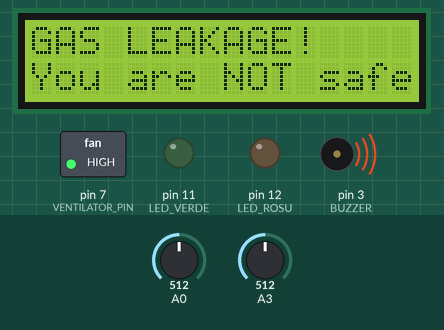
A sketch run on a simulated Arduino Uno, built with avr-gcc and run on an emulated ATmega328P. Parts: 16×2 character LCD, switched loads named in the sketch (green lamp = pin HIGH), output pins drawn as LEDs (lit = HIGH), buzzer (waves = sounding, pin HIGH). Dashed ring = blinking. Inputs (shaded band) come from the test bench; at power-on: A0 = 512, A3 = 512. What the sketch prints to the serial monitor is not drawn.

Above: at 0.87 s.
1.3 s: A0 set to 143
At 1.88 s:
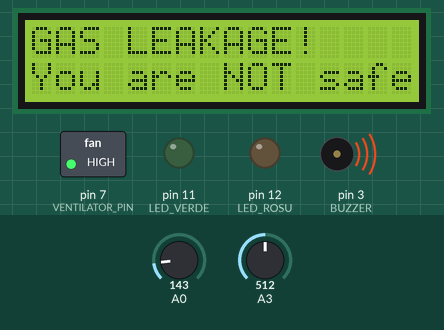
4.3 s: A0 set to 114
At 5.6 s:
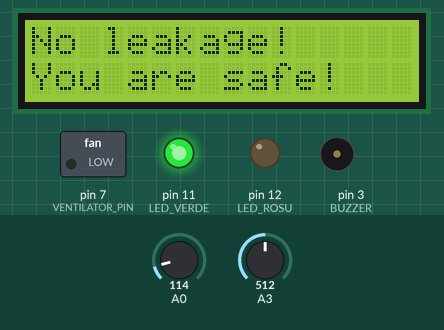
7.3 s: A3 set to 672
8.8 s: A3 set to 691
At 9.12 s:
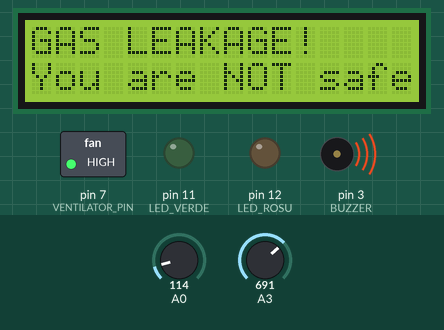
11.8 s: A0 set to 106
14.8 s: A0 set to 95
Timing chart, 0 to 63.8 s (numbered marks = the images above; inputs shaded):
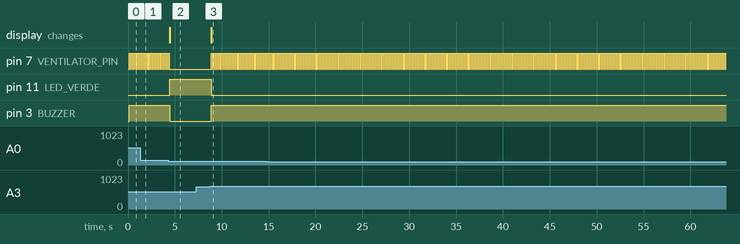

The sketch:

sketch_nov25a.ino
```cpp
#include <LiquidCrystal_I2C.h>

int LED_VERDE = 11;
int LED_ROSU = 12;
int BUZZER = 3;
int GAS_VAL = 0;
int VENTILATOR_PIN = 7;
int POTENTIOMETRU_VAL = 0;

LiquidCrystal_I2C lcd(0x27, 16, 2);

void setup()
{
   pinMode(A0, INPUT);
   pinMode(A3, INPUT);
   pinMode(VENTILATOR_PIN, OUTPUT);
   digitalWrite(VENTILATOR_PIN, LOW);
   digitalWrite(BUZZER, LOW);
   Serial.begin(9600);
   lcd.init();
   lcd.backlight();
   pinMode(LED_VERDE, OUTPUT);
   pinMode(LED_ROSU, OUTPUT);
   pinMode(BUZZER, OUTPUT);
}

void loop()
{
  GAS_VAL = analogRead(A0);
  POTENTIOMETRU_VAL = analogRead(A3);

  if (POTENTIOMETRU_VAL < 341)
  {
    POTENTIOMETRU_VAL = (POTENTIOMETRU_VAL * 3) / 4;
  }
  else if (POTENTIOMETRU_VAL < 682)
  {
    POTENTIOMETRU_VAL = ( (POTENTIOMETRU_VAL-341) * 3) / 4;
  }
  else
  {
    POTENTIOMETRU_VAL = ( (POTENTIOMETRU_VAL-683) * 3) / 4;
  }

  Serial.print("valoare gaz ");
  Serial.println(GAS_VAL);
  Serial.print("valoare potentiometru ");
  Serial.println(POTENTIOMETRU_VAL);

  lcd.clear();
  lcd.setCursor(0,0);
  digitalWrite(VENTILATOR_PIN, LOW);

  if (GAS_VAL > POTENTIOMETRU_VAL)
  {
     Serial.println("Scurgere de gaz detectata!");
     Serial.println("Nu sunteti in siguranta!");
     lcd.print("GAS LEAKAGE!");
     lcd.setCursor(0,1);
     lcd.print("You are NOT safe!");
     digitalWrite(LED_ROSU, HIGH);
     delay(5);
     digitalWrite(LED_ROSU, LOW);
     digitalWrite(LED_VERDE, LOW);
     digitalWrite(BUZZER, HIGH);
     digitalWrite(VENTILATOR_PIN, HIGH);
  }
  else
  {
     Serial.println("Nu exista scurgeri de gaz...");
     Serial.println("Esti in siguranta");
     lcd.print("No leakage!");
     lcd.setCursor(0,1);
     lcd.print("You are safe!");
     digitalWrite(LED_ROSU, LOW);
     digitalWrite(LED_VERDE, HIGH);
     digitalWrite(BUZZER, LOW);
 }
 delay(100);
}
```

Measured:
- the behaviour switches between 129 and 128 on A0 (found by bisection; images 1 and 2)
- the behaviour switches between 681 and 682 on A3 (found by bisection; images 2 and 3)
- after the input at 1.3 s, pin 12 (LED_ROSU): stays LOW (without the input it goes to HIGH after 3.0 s)
- after the input at 4.3 s, pin 7 (VENTILATOR_PIN): goes on until 4.4 s, then stays LOW; pin 11 (LED_VERDE): LOW → HIGH after 0.16 s; pin 3 (BUZZER): HIGH → LOW after 0.16 s; the display: changes after 0.16 s (image 2)
- after the input at 7.3 s, every drawn part: stays the same
- after the input at 8.8 s, pin 7 (VENTILATOR_PIN): alternates HIGH for 0.10 s and LOW for 0.06 s, starting after 0.08 s; pin 11 (LED_VERDE): HIGH → LOW after 0.08 s; pin 3 (BUZZER): LOW → HIGH after 0.08 s; the display: changes after 0.08 s (image 3)
- by itself, pin 7 (VENTILATOR_PIN): alternates HIGH for 0.10 s and LOW for 0.06 s
